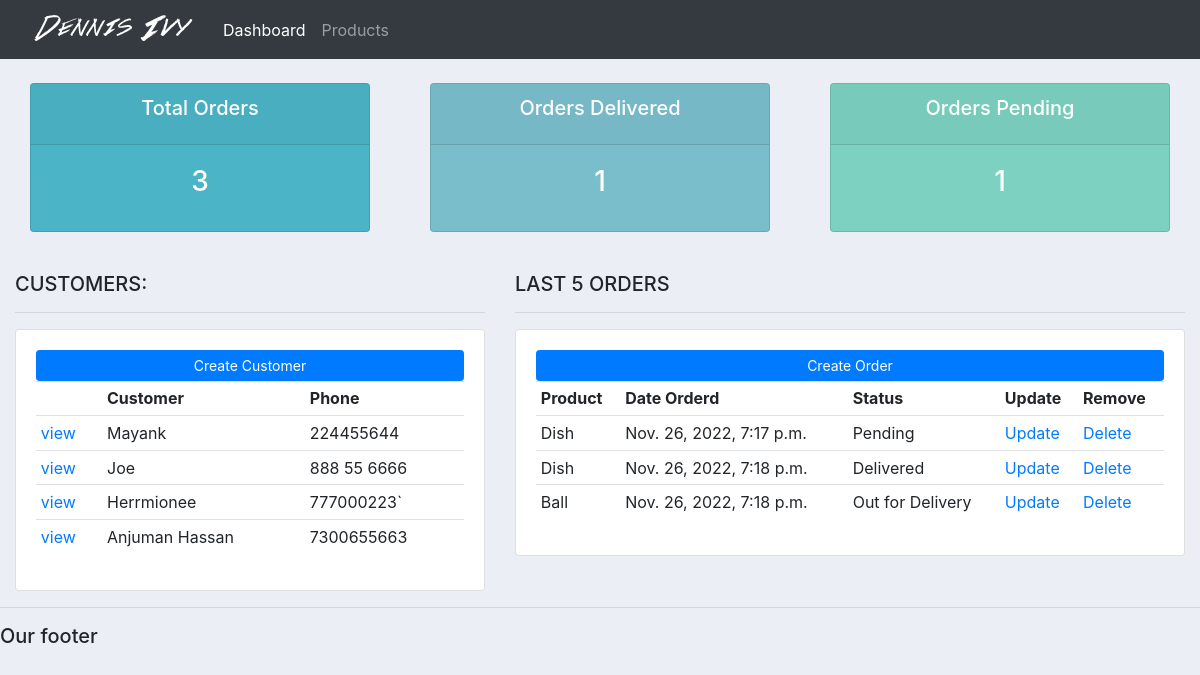
The app's page /, older data.
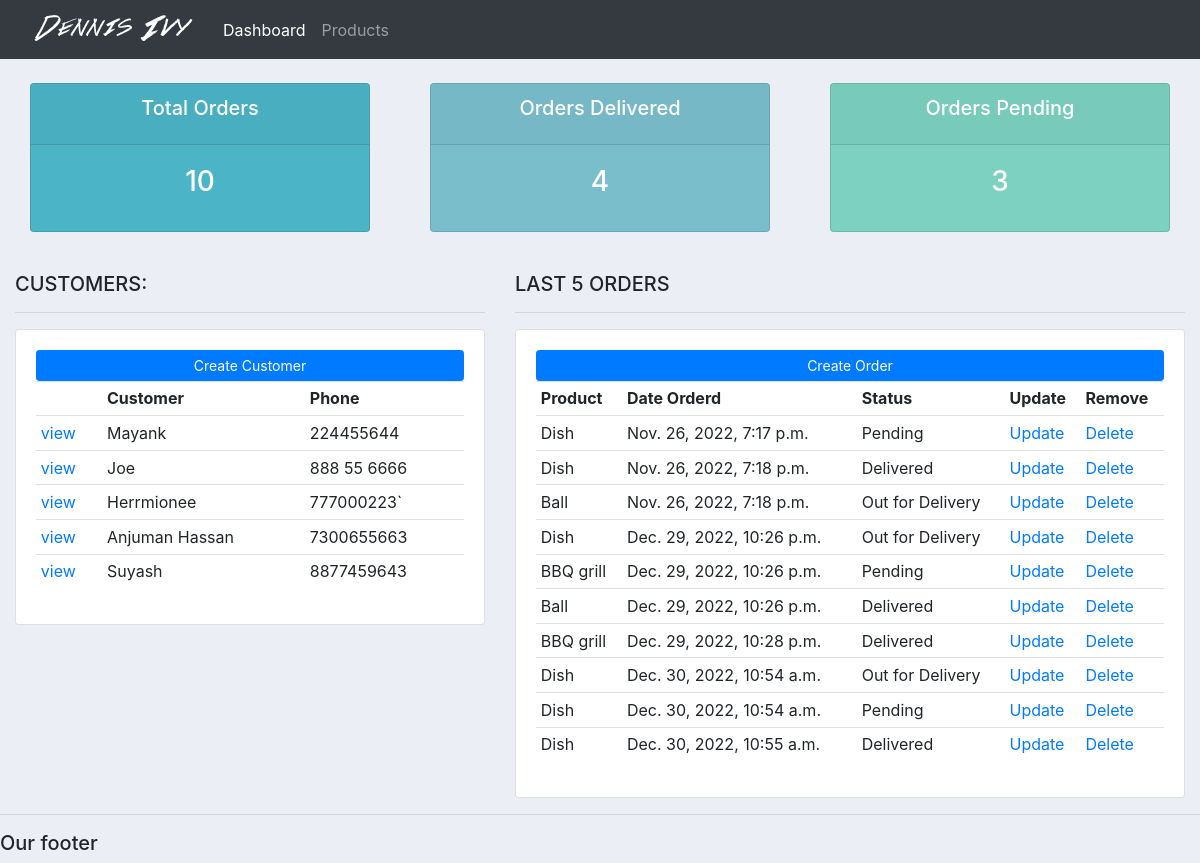
The same page, newer data.
### accounts/models.py (models this page shows, shortened)
class Customer(models.Model):
    name = models.CharField(max_length=200, null=True)
    phone = models.CharField(max_length=200, null=True)
    email = models.CharField(max_length=200, null=True)
    date_created= models.DateTimeField(auto_now_add=True, null=True)

class Order(models.Model):
    STATUS=(
        ('Pending', 'Pending'),
        ('Out for Delivery','Out for Delivery'),
        ('Delivered', 'Delivered'),
    )
    customer= models.ForeignKey(Customer,null = True, on_delete=models.SET_NULL)
    product=models.ForeignKey(Product,null = True, on_delete=models.SET_NULL)
    date_created = models.DateTimeField(auto_now_add=True, null=True)
    status = models.CharField(max_length=200, null=True, choices=STATUS)
    note= models.CharField(max_length=10000, null=True)

class Product(models.Model):
    CATEGORY=(
        ('Indoor','Indoor'),
        ('Out Door', 'Out Door')
    )
    name = models.CharField(max_length=200, null=True)
    price = models.FloatField(null=True)
    category = models.CharField(max_length=200, null=True, choices=CATEGORY)
    description = models.CharField(max_length=200, null=True, blank=True)
    date_created = models.DateTimeField(auto_now_add=True, null=True)
    tags= models.ManyToManyField(tags)
    def __str__(self) -> str:
        return self.name

### accounts/views.py (the view)
# urls.py: path('', views.home, name="home"),
def home(request):
	orders= Order.objects.all()
	customers = Customer.objects.all()
	total_customer= customers.count()
	total_orders= orders.count()
	delivered = orders.filter(status='Delivered').count()
	pending = orders.filter(status='Pending').count()
	return render(request, 'accounts/dashboard.html',{
		"orders" : orders,
		"customers" : customers,
		"total_orders":total_orders,
		"delivered": delivered,
		"pending": pending,
	})

### accounts/templates/accounts/dashboard.html
{%  extends 'accounts/main.html' %}
{% block content %}
    {%  include 'main_template/status.html' %}
    <br>
    <div class="row">
        <div class="col-md-5">
            <h5>CUSTOMERS:</h5>
            <hr>
            <div class="card card-body">
                <a class="btn btn-primary  btn-sm btn-block" href="">Create Customer</a>
                <table class="table table-sm">
                    <tr>
                        <th></th>
                        <th>Customer</th>
                        <th>Phone</th>
                    </tr>
                    {% for customer in customers %}
                        <tr>
                            <td><a href="{% url 'customer' customer.id %}">view</a></td>
                            <td>{{ customer.name }}</td>
                            <td>{{ customer.phone }}</td>
                        </tr>
                    {% endfor %}
                </table>
            </div>
        </div>
        <div class="col-md-7">
            <h5>LAST 5 ORDERS</h5>
            <hr>
            <div class="card card-body">
                <a class="btn btn-primary  btn-sm btn-block" href="">Create Order</a>
                <table class="table table-sm">
                    <tr>
                        <th>Product</th>
                        <th>Date Orderd</th>
                        <th>Status</th>
                        <th>Update</th>
                        <th>Remove</th>
                    </tr>
                    {% for order in orders %}
                        <tr>
                            <td>{{ order.product }}</td>
                            <td>{{ order.date_created }}</td>
                            <td>{{ order.status}}</td>
                            <td><a href="{% url 'update_order' order.id %}">Update</a></td>
                            <td><a href="{% url 'delete_order' order.id %}">Delete</a></td>
                        </tr>
                    {% endfor %}
                </table>
            </div>
        </div>
    </div>
{% endblock %}

Row changes from the older to the newer data that the page shows:
added Customer: name "Suyash", phone "8877459643"
added Order: product "Dish", date_created "Dec. 29, 2022, 10:26 p.m.", status "Out for Delivery"
added Order: product "BBQ grill", date_created "Dec. 29, 2022, 10:26 p.m.", status "Pending"
added Order: product "Ball", date_created "Dec. 29, 2022, 10:26 p.m.", status "Delivered"
added Order: product "BBQ grill", date_created "Dec. 29, 2022, 10:28 p.m.", status "Delivered"
added Order: product "Dish", date_created "Dec. 30, 2022, 10:54 a.m.", status "Out for Delivery"
added Order: product "Dish", date_created "Dec. 30, 2022, 10:54 a.m.", status "Pending"
added Order: product "Dish", date_created "Dec. 30, 2022, 10:55 a.m.", status "Delivered"
Text that changed along with them:
{{ total_orders }}: "3" → "10"
{{ delivered }}: "1" → "4"
{{ pending }}: "1" → "3"
